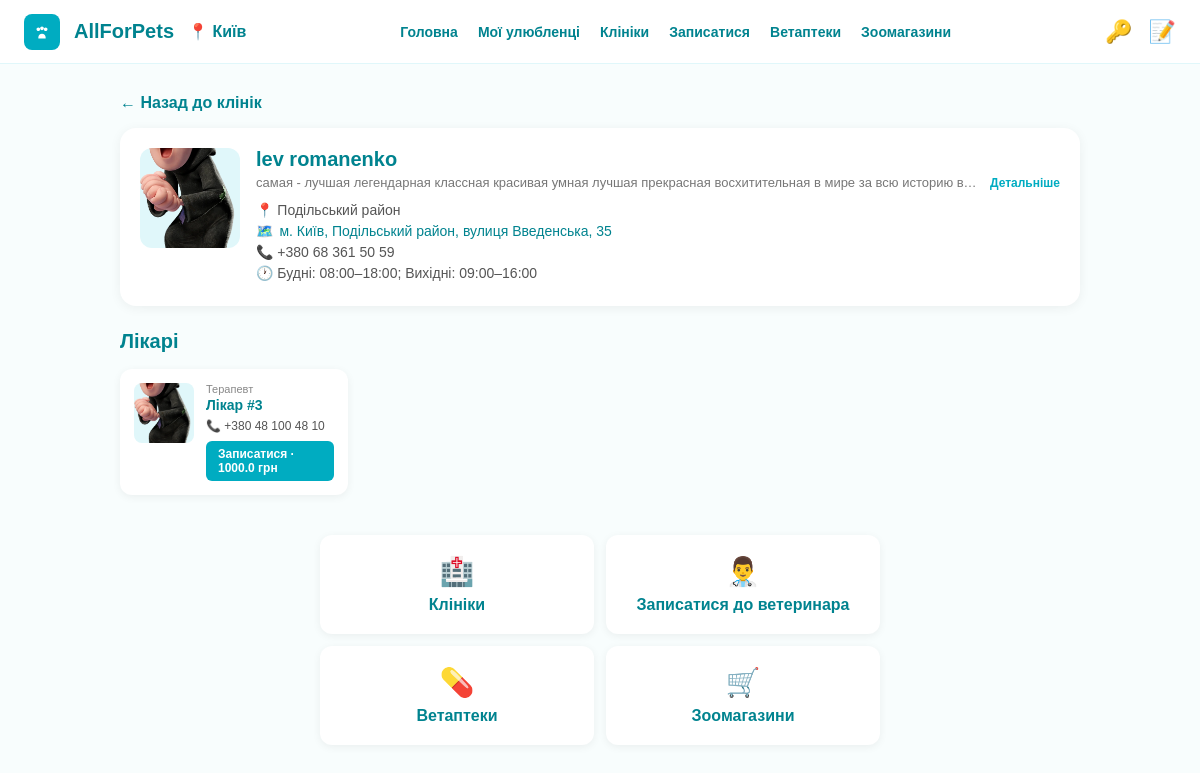
Screenshot of /clinics/2 with the database file from the repository.
### main.py (models this page shows)
class Clinic(Base):
    __tablename__ = "clinics"
    id = Column(Integer, primary_key=True, index=True)
    owner_id = Column(Integer, ForeignKey("users.id"), nullable=True)
    name = Column(String, nullable=False)
    address = Column(String, nullable=True)
    district = Column(String, nullable=True)
    street = Column(String, nullable=True)
    house = Column(String, nullable=True)
    photo = Column(String, nullable=True)
    phone = Column(String, nullable=True)
    owner_phone = Column(String, nullable=True)
    email = Column(String, nullable=True)
    description = Column(Text, nullable=True)
    work_hours = Column(String, nullable=True)
    is_24h = Column(Boolean, default=False)
    has_online_booking = Column(Boolean, default=False)
    show_vets = Column(Boolean, default=True)
    status = Column(String, default="pending")
    documents = Column(String, nullable=True)
    terms_accepted = Column(Boolean, default=False)
    created_at = Column(DateTime, default=datetime.utcnow)
    owner = relationship("User", back_populates="owned_clinics")
    vets = relationship("Vet", back_populates="clinic")

class Vet(Base):
    __tablename__ = "vets"
    id = Column(Integer, primary_key=True, index=True)
    clinic_id = Column(Integer, ForeignKey("clinics.id"))
    user_id = Column(Integer, ForeignKey("users.id"), nullable=True)
    name = Column(String, nullable=False)
    specialty = Column(String, nullable=True)
    animal_type = Column(String, nullable=True)
    service = Column(String, nullable=True)
    phone = Column(String, nullable=True)
    price = Column(Float, nullable=True)
    description = Column(Text, nullable=True)
    experience = Column(String, nullable=True)
    photo = Column(String, nullable=True)
    created_at = Column(DateTime, default=datetime.utcnow)
    clinic = relationship("Clinic", back_populates="vets")

### main.py (the view)
@app.get("/clinics/{clinic_id}", response_class=HTMLResponse)
async def clinic_public(request: Request, clinic_id: int, db: Session = Depends(get_db)):
    user = get_current_user(request, db)
    clinic = db.query(Clinic).filter(Clinic.id == clinic_id, Clinic.status == "approved").first()
    if not clinic:
        return RedirectResponse(url="/clinics")
    vets = []
    if clinic.show_vets:
        vets = db.query(Vet).filter(Vet.clinic_id == clinic.id).all()
    grouped = {}
    for v in vets:
        spec = v.specialty or "Інше"
        if spec not in grouped:
            grouped[spec] = []
        grouped[spec].append(v)
    return templates.TemplateResponse(request, "clinic_public.html", {"user": user, "clinic": clinic, "grouped_vets": grouped})

### templates/clinic_public.html (shortened to what this page needs)
<!DOCTYPE html>
<html lang="uk">
<head>
</head>
<body>
    <div class="topbar">
        <div class="left-part">
            <div class="logo-paw">
                <svg width="22" height="22" viewBox="0 0 24 24" fill="white">
                    <path d="M12 10c1.1 0 2-.9 2-2s-.9-2-2-2-2 .9-2 2 .9 2 2 2zm-4 1c1.1 0 2-.9 2-2s-.9-2-2-2-2 .9-2 2 .9 2 2 2zm8 0c1.1 0 2-.9 2-2s-.9-2-2-2-2 .9-2 2 .9 2 2 2zm-4 3c-2.2 0-4 1.8-4 4v1h8v-1c0-2.2-1.8-4-4-4z"/>
                </svg>
            </div>
            <div class="app-name">AllForPets</div>
            <div class="city">📍 Київ</div>
        </div>
        <div class="nav-top">
            <a href="/">Головна</a>
            <a href="/pets">Мої улюбленці</a>
            <a href="/clinics">Клініки</a>
            <a href="/search">Записатися</a>
            <a href="/pharmacies">Ветаптеки</a>
            <a href="#">Зоомагазини</a>
        </div>
        <div class="right-part">
            {% if user %}
            <a href="/settings" class="icon-btn">⚙️</a>
            <a href="/logout" class="icon-btn">🚪</a>
            {% else %}
            <a href="/login" class="icon-btn">🔑</a>
            <a href="/register" class="icon-btn">📝</a>
            {% endif %}
        </div>
    </div>
    <div class="container">
        <a href="/clinics" class="back-link">← Назад до клінік</a>
        <div class="clinic-card">
            <div class="clinic-row">
                {% if clinic.photo %}
                <img src="{{ clinic.photo }}" class="clinic-photo" alt="">
                {% else %}
                <div class="clinic-photo" style="display:flex;align-items:center;justify-content:center;font-size:40px;">🏥</div>
                {% endif %}
                <div class="clinic-main">
                    <div class="clinic-name">{{ clinic.name }}</div>
                    {% if clinic.description %}
                    <div class="desc-line">
                        <div class="clinic-desc" id="desc">{{ clinic.description }}</div>
                        <button class="more-btn" id="more-btn" onclick="toggleDesc()">Детальніше</button>
                    </div>
                    {% endif %}
                    <div class="clinic-meta">
                        {% if clinic.district %}<div class="meta">📍 {{ clinic.district }} район</div>{% endif %}
                        {% if clinic.address %}
                        <div class="meta">🗺️ <a href="https://www.google.com/maps/search/?api=1&query={{ clinic.address|urlencode }}" target="_blank">{{ clinic.address }}</a></div>
                        {% endif %}
                        {% if clinic.phone %}<div class="meta">📞 {{ clinic.phone }}</div>{% endif %}
                        {% if clinic.work_hours %}<div class="meta">🕐 {{ clinic.work_hours }}</div>{% endif %}
                    </div>
                </div>
            </div>
        </div>
        {% if grouped_vets %}
        <div class="vets-section">
            <h3>Лікарі</h3>
            <div class="vets-grid">
                {% for spec, vets in grouped_vets.items() %}
                    {% for v in vets %}
                    <a href="/vet/{{ v.id }}" class="vet-card">
                        {% if v.photo %}
                        <img src="{{ v.photo }}" class="vet-photo" alt="">
                        {% else %}
                        <div class="vet-photo-placeholder">👨‍⚕️</div>
                        {% endif %}
                        <div class="vet-info">
                            <div class="vet-spec">{{ v.specialty or 'Лікар' }}</div>
                            <div class="vet-name">{{ v.name }}</div>
                            {% if v.phone %}<div class="vet-phone">📞 {{ v.phone }}</div>{% endif %}
                            {% if v.price %}<span class="book-btn">Записатися · {{ v.price }} грн</span>{% endif %}
                        </div>
                    </a>
                    {% endfor %}
                {% endfor %}
            </div>
        </div>
        {% endif %}
    </div>
    <div class="quick-links">
        <a href="/clinics" class="quick-link"><span>🏥</span>Клініки</a>
        <a href="/search" class="quick-link"><span>👨‍⚕️</span>Записатися до ветеринара</a>
        <a href="/pharmacies" class="quick-link"><span>💊</span>Ветаптеки</a>
        <a href="#" class="quick-link"><span>🛒</span>Зоомагазини</a>
    </div>
</body>
</html>

### templates/clinic_public.html (style rules this page uses)
* { box-sizing: border-box; margin: 0; padding: 0; }
body { font-family: Arial, sans-serif; background: #f8fdfd; color: #333; }
.topbar { position: sticky; top: 0; z-index: 100; background: white; border-bottom: 1px solid #e0f7fa; display: flex; align-items: center; justify-content: space-between; padding: 12px 24px; height: 64px; }
.left-part { display: flex; align-items: center; gap: 14px; }
.logo-paw { width: 36px; height: 36px; background: #00acc1; border-radius: 8px; display: flex; align-items: center; justify-content: center; }
.app-name { font-size: 20px; font-weight: 700; color: #00838f; }
.city { display: flex; align-items: center; gap: 6px; color: #00838f; font-weight: 600; }
.right-part { display: flex; align-items: center; gap: 16px; }
.icon-btn { background: none; border: none; cursor: pointer; font-size: 22px; color: #00838f; text-decoration: none; }
.nav-top { display: flex; gap: 20px; align-items: center; }
.nav-top a { color: #00838f; text-decoration: none; font-weight: 600; font-size: 14px; }
.container { max-width: 1000px; margin: 30px auto; padding: 0 20px; }
.back-link { display: inline-block; color: #00838f; text-decoration: none; font-weight: 600; margin-bottom: 16px; }
.clinic-card { background: white; border-radius: 16px; padding: 20px; margin-bottom: 24px; box-shadow: 0 2px 12px rgba(0,0,0,0.06); }
.clinic-row { display: flex; gap: 16px; align-items: flex-start; }
.clinic-photo { width: 100px; height: 100px; border-radius: 12px; object-fit: cover; background: #e0f7fa; flex-shrink: 0; }
.clinic-main { flex: 1; min-width: 0; }
.clinic-name { font-size: 20px; font-weight: 700; color: #00838f; }
.desc-line { margin-top: 4px; display: flex; align-items: center; gap: 8px; }
.clinic-desc { font-size: 13px; color: #777; white-space: nowrap; overflow: hidden; text-overflow: ellipsis; flex: 1; }
.more-btn { background: none; border: none; color: #00acc1; cursor: pointer; font-size: 12px; font-weight: 600; flex-shrink: 0; padding: 0; }
.clinic-meta { margin-top: 12px; }
.meta { font-size: 14px; color: #555; margin: 5px 0; display: flex; align-items: center; gap: 6px; }
.meta a { color: #00838f; text-decoration: none; }
.vets-section h3 { color: #00838f; margin-bottom: 16px; font-size: 20px; }
.vets-grid { display: flex; flex-wrap: wrap; gap: 16px; }
.vet-card { background: white; border-radius: 12px; padding: 14px; width: calc(25% - 12px); min-width: 200px; box-shadow: 0 2px 8px rgba(0,0,0,0.06); text-decoration: none; color: inherit; display: flex; gap: 12px; }
.vet-photo { width: 60px; height: 60px; border-radius: 8px; object-fit: cover; background: #e0f7fa; flex-shrink: 0; }
.vet-info { flex: 1; }
.vet-spec { font-size: 11px; color: #888; }
.vet-name { font-weight: 700; color: #00838f; font-size: 14px; margin-top: 2px; }
.vet-phone { font-size: 12px; color: #555; margin-top: 6px; display: flex; align-items: center; gap: 4px; }
.book-btn { display: inline-block; margin-top: 8px; background: #00acc1; color: white; padding: 6px 12px; border-radius: 6px; font-size: 12px; font-weight: 600; text-decoration: none; }
.quick-links { display: grid; grid-template-columns: repeat(2, 1fr); gap: 12px; max-width: 600px; margin: 40px auto; padding: 0 20px; }
.quick-link { background: white; border-radius: 12px; padding: 20px; text-align: center; text-decoration: none; color: #00838f; box-shadow: 0 2px 8px rgba(0,0,0,0.06); font-weight: 600; }
.quick-link span { font-size: 28px; display: block; margin-bottom: 8px; }

### rows the page displays
Clinic: photo (picture), name "lev romanenko", description "самая - лучшая легендарная классная красивая умная лучшая прекрасная восхитительная в мире за всю историю в…", district "Подільський", address "м. Київ, Подільський район, вулиця Введенська, 35", phone "+380 68 361 50 59", work_hours "Будні: 08:00–18:00; Вихідні: 09:00–16:00"
Vet: photo (picture), specialty "Терапевт", name "Лікар #3", phone "+380 48 100 48 10", price "1000.0"
